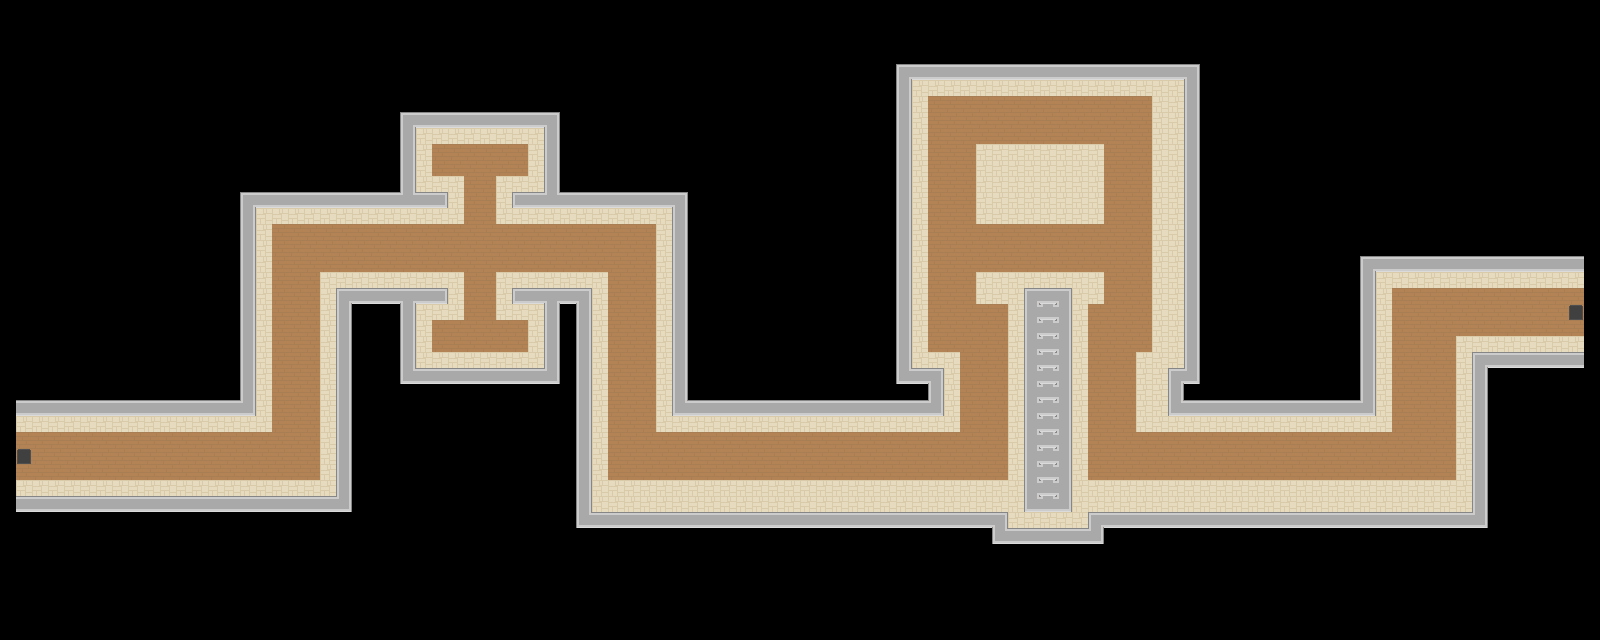

Rendered tile map (Tiled .tmx) drawn with the repository's tilesets; below, a short description and the map source with its tile grids summarised:
An orthogonal 100x40 tile map with 16x16 px tiles, 4 tile layers (street, sidewalk, wall, teleport), 1 hidden layer not drawn and 132 objects (95x road, 34x wall, 2x goal, agent).

<map version="1.8" tiledversion="1.8.2" orientation="orthogonal" renderorder="right-down" width="100" height="40" tilewidth="16" tileheight="16" infinite="0" nextlayerid="26" nextobjectid="164">
 <tileset firstgid="1" source="roguelike_16x16.tsx" />
 <group id="9" name="road">
  <layer id="3" name="street" width="100" height="40">
   <data>[4000 cells, 612 non-empty, 1 distinct tile ids]</data>
  </layer>
  <group id="22" name="sidewalk">
   <objectgroup id="23" name="sidewalk">
    <object id="115" name="sidewalk" type="road" x="976" y="144" width="128" height="80" />
    <object id="116" name="sidewalk" type="road" x="16" y="416" width="256" height="16" />
    <object id="117" name="sidewalk" type="road" x="256" y="208" width="16" height="208" />
    <object id="119" name="sidewalk" type="road" x="272" y="208" width="192" height="16" />
    <object id="120" name="sidewalk" type="road" x="448" y="176" width="16" height="32" />
    <object id="121" name="sidewalk" type="road" x="416" y="176" width="32" height="16" />
    <object id="122" name="sidewalk" type="road" x="416" y="128" width="16" height="48" />
    <object id="123" name="sidewalk" type="road" x="432" y="128" width="112" height="16" />
    <object id="124" name="sidewalk" type="road" x="528" y="144" width="16" height="48" />
    <object id="125" name="sidewalk" type="road" x="496" y="176" width="32" height="16" />
    <object id="126" name="sidewalk" type="road" x="496" y="192" width="16" height="32" />
    <object id="127" name="sidewalk" type="road" x="512" y="208" width="160" height="16" />
    <object id="128" name="sidewalk" type="road" x="656" y="224" width="16" height="208" />
    <object id="129" name="sidewalk" type="road" x="672" y="416" width="288" height="16" />
    <object id="130" name="sidewalk" type="road" x="944" y="352" width="16" height="64" />
    <object id="131" name="sidewalk" type="road" x="912" y="352" width="32" height="16" />
    <object id="132" name="sidewalk" type="road" x="912" y="80" width="16" height="272" />
    <object id="133" name="sidewalk" type="road" x="928" y="80" width="256" height="16" />
    <object id="134" name="sidewalk" type="road" x="1152" y="96" width="32" height="256" />
    <object id="135" name="sidewalk" type="road" x="1136" y="352" width="32" height="80" />
    <object id="136" name="sidewalk" type="road" x="1168" y="416" width="224" height="16" />
    <object id="137" name="sidewalk" type="road" x="1376" y="272" width="16" height="144" />
    <object id="138" name="sidewalk" type="road" x="1392" y="272" width="192" height="16" />
    <object id="139" name="sidewalk" type="road" x="1456" y="336" width="128" height="16" />
    <object id="140" name="sidewalk" type="road" x="1456" y="352" width="16" height="160" />
    <object id="141" name="sidewalk" type="road" x="1088" y="480" width="368" height="32" />
    <object id="143" name="sidewalk" type="road" x="1072" y="272" width="32" height="32" />
    <object id="144" name="sidewalk" type="road" x="976" y="272" width="96" height="16" />
    <object id="145" name="sidewalk" type="road" x="976" y="288" width="48" height="16" />
    <object id="146" name="sidewalk" type="road" x="1008" y="304" width="16" height="176" />
    <object id="147" name="sidewalk" type="road" x="1072" y="304" width="16" height="176" />
    <object id="148" name="sidewalk" type="road" x="1072" y="480" width="16" height="48" />
    <object id="149" name="sidewalk" type="road" x="1024" y="512" width="48" height="16" />
    <object id="150" name="sidewalk" type="road" x="1008" y="480" width="16" height="48" />
    <object id="151" name="sidewalk" type="road" x="592" y="480" width="416" height="32" />
    <object id="152" name="sidewalk" type="road" x="592" y="272" width="16" height="208" />
    <object id="153" name="sidewalk" type="road" x="496" y="272" width="96" height="16" />
    <object id="154" name="sidewalk" type="road" x="496" y="288" width="16" height="32" />
    <object id="155" name="sidewalk" type="road" x="512" y="304" width="32" height="16" />
    <object id="156" name="sidewalk" type="road" x="528" y="320" width="16" height="48" />
    <object id="157" name="sidewalk" type="road" x="416" y="352" width="112" height="16" />
    <object id="158" name="sidewalk" type="road" x="416" y="304" width="16" height="48" />
    <object id="159" name="sidewalk" type="road" x="432" y="304" width="32" height="16" />
    <object id="160" name="sidewalk" type="road" x="448" y="272" width="16" height="32" />
    <object id="161" name="sidewalk" type="road" x="320" y="272" width="128" height="16" />
    <object id="162" name="sidewalk" type="road" x="320" y="288" width="16" height="208" />
    <object id="163" name="sidewalk" type="road" x="16" y="480" width="304" height="16" />
   </objectgroup>
   <layer id="15" name="sidewalk" width="100" height="40">
    <data>[4000 cells, 500 non-empty, 1 distinct tile ids]</data>
   </layer>
  </group>
  <group id="11" name="path">
   <objectgroup id="13" name="down" locked="1">
    <object id="12" name="path" type="road" x="464" y="256" width="16" height="64">
     <properties>
      <property name="direction" value="down" />
     </properties>
    </object>
    <object id="20" name="path" type="road" x="432" y="320" width="16" height="16">
     <properties>
      <property name="direction" value="down" />
     </properties>
    </object>
    <object id="23" name="path" type="road" x="608" y="256" width="16" height="208">
     <properties>
      <property name="direction" value="down" />
     </properties>
    </object>
    <object id="29" name="path" type="road" x="1104" y="224" width="16" height="80">
     <properties>
      <property name="direction" value="down" />
     </properties>
    </object>
    <object id="31" name="path" type="road" x="1088" y="304" width="16" height="160">
     <properties>
      <property name="direction" value="down" />
     </properties>
    </object>
    <object id="38" name="path" type="road" x="1392" y="288" width="16" height="144">
     <properties>
      <property name="direction" value="down" />
     </properties>
    </object>
    <object id="44" name="path" type="road" x="928" y="96" width="16" height="240">
     <properties>
      <property name="direction" value="down" />
     </properties>
    </object>
    <object id="46" name="path" type="road" x="960" y="336" width="16" height="96">
     <properties>
      <property name="direction" value="down" />
     </properties>
    </object>
    <object id="53" name="path" type="road" x="432" y="144" width="16" height="16">
     <properties>
      <property name="direction" value="down" />
     </properties>
    </object>
    </objectgroup>
   <objectgroup id="12" name="up" locked="1">
    <!-- 73 objects omitted --></objectgroup>
   <objectgroup id="10" name="right" locked="1">
    <!-- 61 objects omitted --></objectgroup>
   <objectgroup id="14" name="left" locked="1">
    <!-- 49 objects omitted --></objectgroup>
  </group>
 </group>
 <group id="21" name="wall">
  <layer id="16" name="wall" width="100" height="40">
   <data>[4000 cells, 388 non-empty, 12 distinct tile ids]</data>
  </layer>
  <objectgroup id="20" name="wall">
   <!-- 37 objects omitted --></objectgroup>
 </group>
 <group id="18" name="goal">
  <objectgroup id="17" name="teleport">
   <!-- 3 objects omitted --></objectgroup>
  <layer id="19" name="teleport" width="100" height="40">
   <data>[4000 cells, 2 non-empty, 1 distinct tile ids]</data>
  </layer>
 </group>
 <group id="6" name="agent" locked="1">
  <layer id="5" name="agent" width="100" height="40" visible="0">
   <data>[4000 cells, 0 non-empty, 0 distinct tile ids]</data>
  </layer>
  <objectgroup id="8" name="agent">
   <!-- 1 objects omitted --></objectgroup>
 </group>
</map>
<!-- 76 of 132 objects omitted -->
